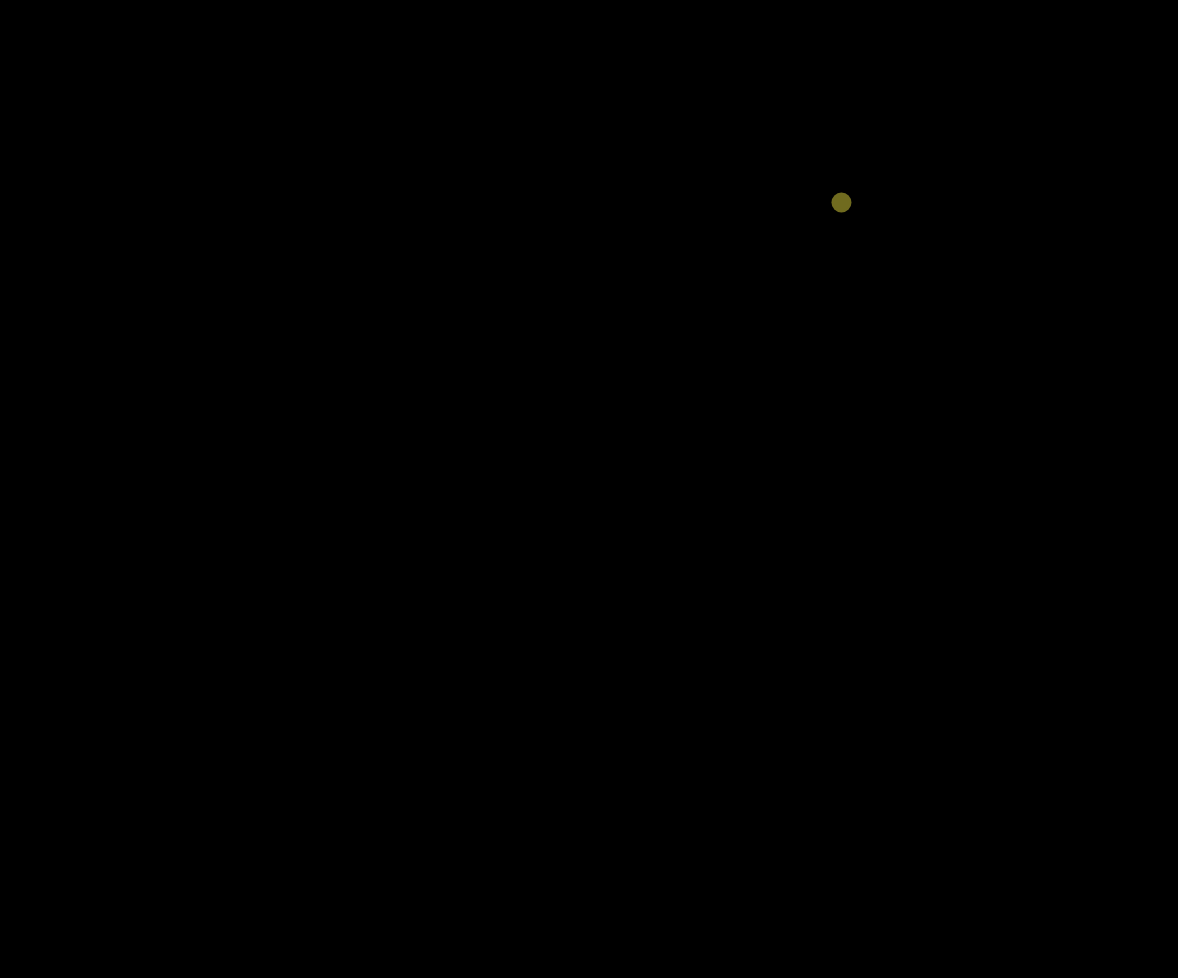
Frame 1 (no input)
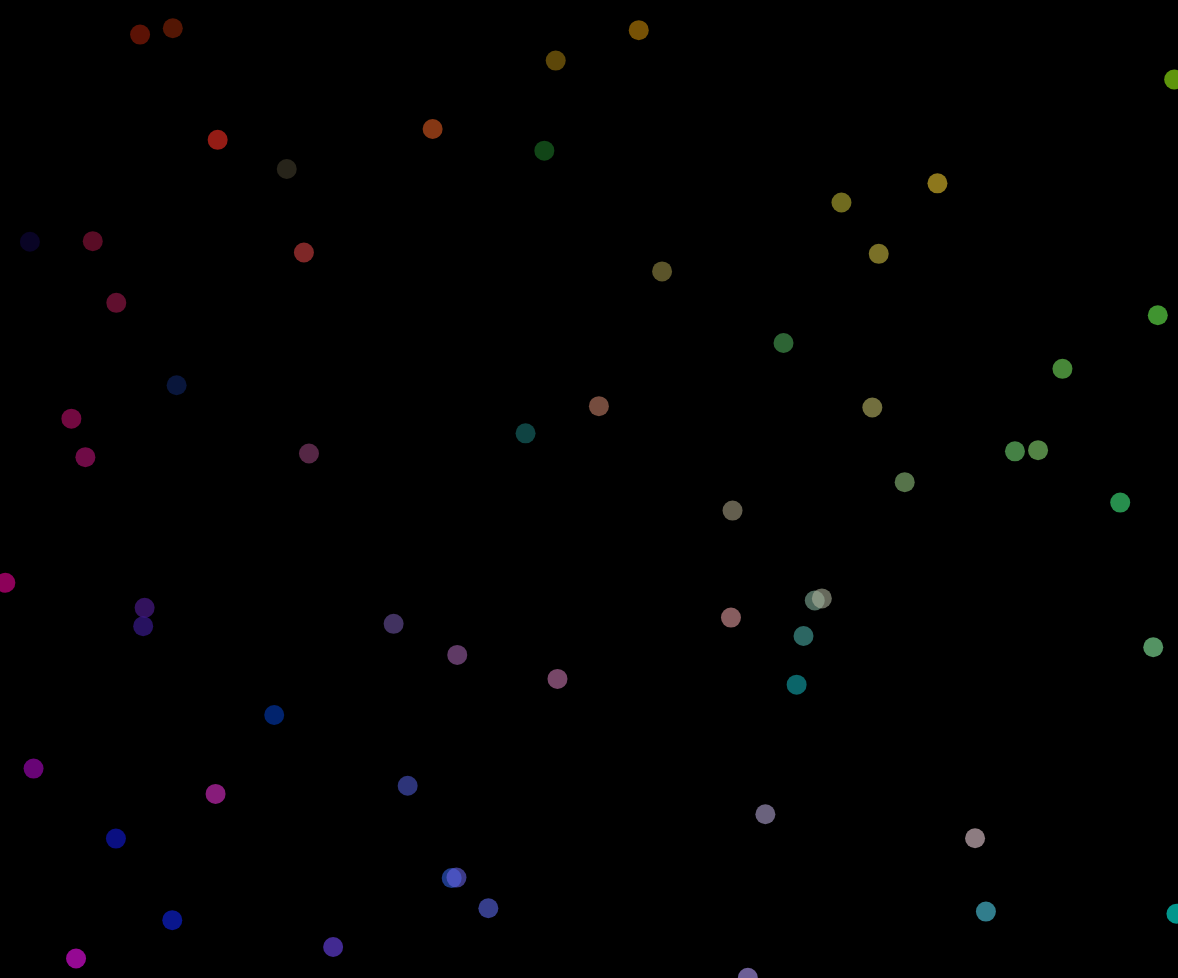
Frame 60 (no input)
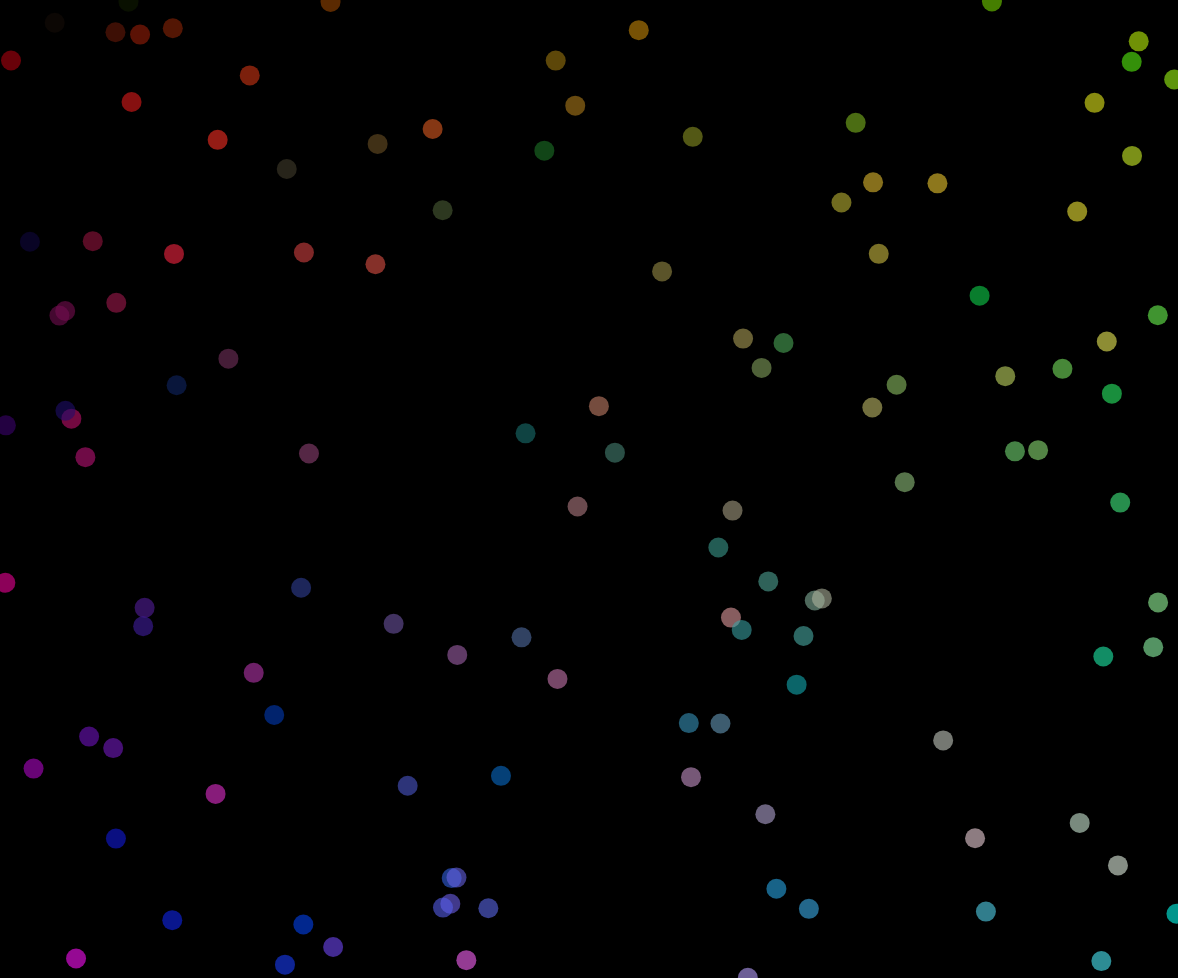
Frame 120 (the mouse pressed at the canvas centre since frame 60)

The p5.js sketch that drew these frames (run headless with seeded random() and noise() and a simulated clock; from frame 60 on, the mouse is pressed at the canvas centre):

// p5.js sketch
// ── sketch.js
var spot = {
	x: 100,
	y: 50
};

var col = {
	r: 255,
	g: 0,
	b: 0
};

function setup() {
	var cnv = createCanvas(window.innerWidth - 22, window.innerHeight - 22);
	var cnvx = (windowWidth - width) / 2;
	var cnvy = (windowHeight - height) / 2;
	cnv.position(cnvx, cnvy);
	// Background
	background(0);
}

function draw() {
	noStroke();

	spot.x = random(0, width);
	spot.y = random(0, height);

	col.r = random(0, 255);
	col.g = map(spot.x, 0, width, 0, 255)
	col.b = map(spot.y, 0, height, 0, 255)
	//col.b = random(0, 200);

	fill(col.r, col.g, col.b, 150);
	ellipse(spot.x, spot.y, 20, 20);
}
